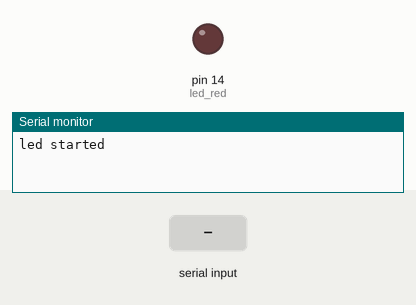
A sketch run on a simulated Arduino Uno, built with avr-gcc and run on an emulated ATmega328P. On the bench: output pins drawn as LEDs (lit = HIGH), the last lines printed to the serial monitor. The inputs (shaded band) are chosen by the test bench.

Above: at 1.3 s.
1.4 s: "90,45\n" received over Serial
At 2.4 s:
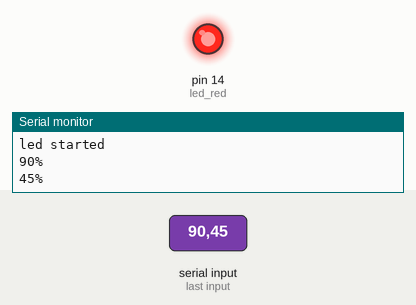
3.1 s: "5\n" received over Serial
At 3.6 s:
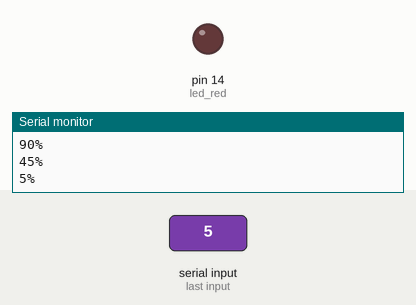
4.6 s: "30,150\n" received over Serial
At 5.9 s:
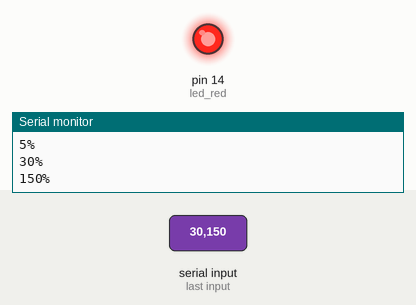
Timing chart, 0 to 7.6 s (numbered marks = the images above; inputs shaded):
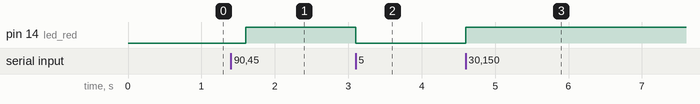

The sketch:

btvn2.17-3.ino
```cpp
const int led_red =14;
int value=0;
void setup() {
  Serial.begin(115200);
  delay(100);
  Serial.println("led started");
pinMode(led_red, OUTPUT);

}

void loop() {

if(Serial.available()){
  value=Serial.parseInt();
  //khu\n
  Serial.read();

  Serial.print(value);
  Serial.println("%");
  value=map(value,0,100,0,1023);
}
 analogWrite(led_red, value);
 delay(300);

}
```

Measured:
- after the input at 1.4 s, pin 14 (led_red): LOW → HIGH after 0.20 s
- after the input at 3.1 s, pin 14 (led_red): HIGH → LOW at once
- after the input at 4.6 s, pin 14 (led_red): LOW → HIGH at once
